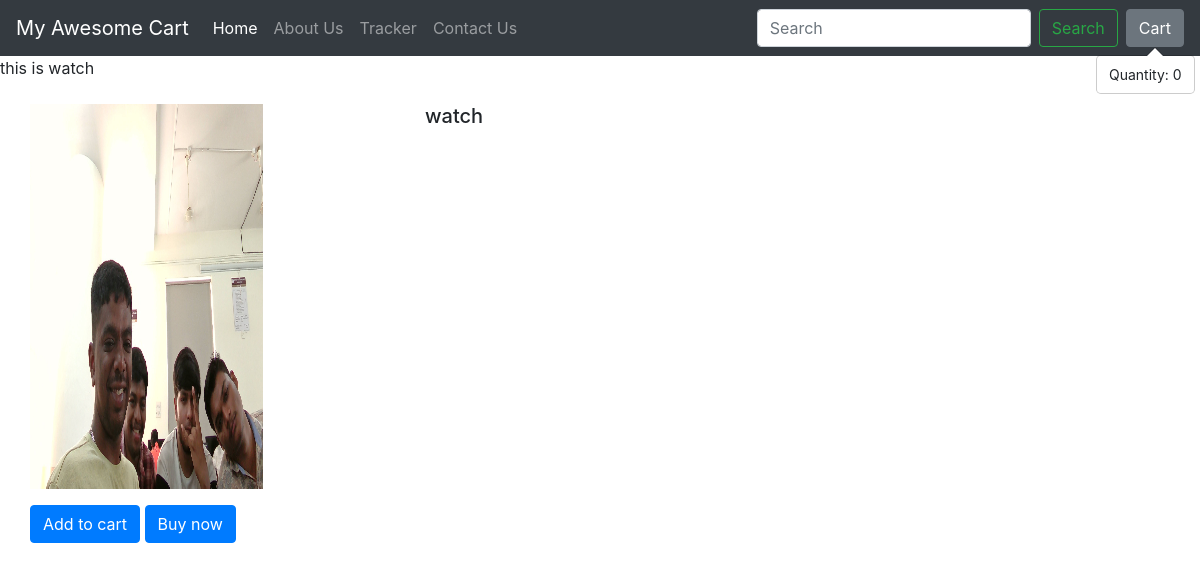
Screenshot of /shop/products/2 with the database file from the repository.
### shop/models.py (models this page shows, shortened)
class Product(models.Model):
    p_id = models.AutoField
    p_name = models.CharField(max_length=50, default="")
    category = models.CharField(max_length=50, default="")
    sub_category = models.CharField(max_length=50, default="")
    price = models.IntegerField(default=0)
    p_desc = models.CharField(max_length=300, default="")
    pub_date = models.DateField()
    image = models.ImageField(upload_to="shop/images", default="")

### shop/views.py (the view)
# urls.py: path("products/<int:myid>", views.product_view, name="Product_View"),
def product_view(request, myid):
    prod = Product.objects.filter(id=myid)
    param = {"product": prod[0]}
    return render(request, "shop/product_view.html", param)

### template/shop/product_view.html (shortened to what this page needs)
{% extends 'shop/basic.html' %}
{% block body%} this is {{product.p_name}}
<div class="container my-4">
    <div class="row">
        <div class="col-md-4">
            <div class="row">
                <img src="/media/{{product.image}}" width="233px" height="385px">
            </div>
        </div>
        <div class="col-md-8">
            <h5>{{product.p_name}}</h5>
        </div>
        <div class="row-my-4">
                            <button id="pr{{i.id}}" class="btn btn-primary cart">Add to cart</button>
                            <button id="pv{{i.id}}" class="btn btn-primary cart">Buy now</button>
        </div>
    </div>
</div>
{% endblock %}

### rows the page displays
Product: p_name "watch", image (picture)
